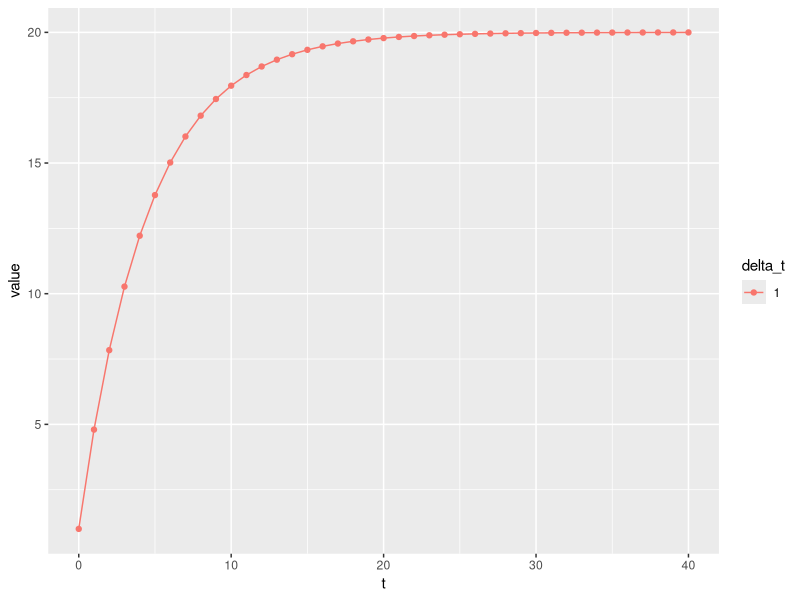
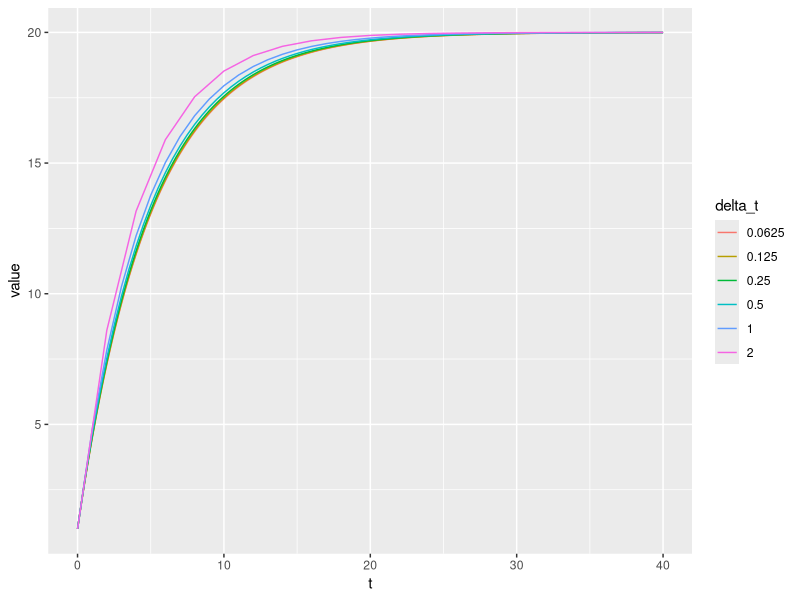
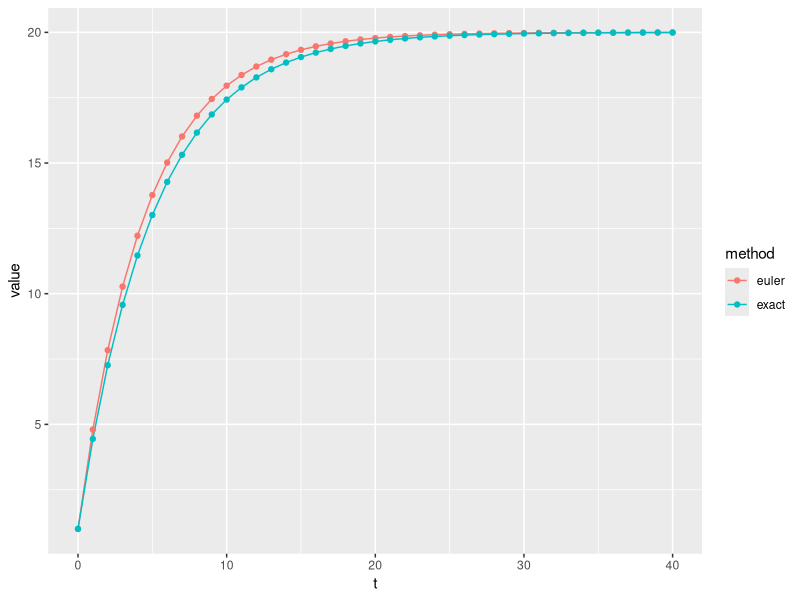

The R script that drew these images, in order:
## ---- chunk 1
knitr::opts_chunk$set(echo = TRUE)
## ---- chunk 2
library(tidyverse)
## ---- chunk 3
euler_calculation <- function(seed, delta_t, iter_num, grad_f) {
  iter_env <- new.env() # create an environment for a local variable
  iter_env$cur_val <- seed
  results <- sapply(1:iter_num, function(iter) {
    grad <- grad_f(iter_env$cur_val)
    iter_env$cur_val <- iter_env$cur_val + (grad*delta_t)
    return(iter_env$cur_val)
  })
  return(c(seed, results))
}

newton_cooling_f <- function(t) {
  return(0.2*(20 - t))
}
## ---- chunk 4
final_t <- 40
delta_t <- 1
init_val <- 1

new_iter_num <- final_t/delta_t
results <- euler_calculation(init_val, delta_t, new_iter_num, newton_cooling_f)
ts <- (0:(new_iter_num))*delta_t
  
result_df <- data.frame(t = ts, value = results,
                        delta_t = rep(as.character(delta_t), length(new_iter_num)))

ggplot(data = result_df, aes(x = t, y = value, color = delta_t)) +
  geom_line() + geom_point()
## ---- chunk 5
final_t <- 40
delta_ts <- 2/(2^(0:5))
init_val <- 1
result_df <- data.frame()

for (delta_t in delta_ts) {
  new_iter_num <- final_t/delta_t
  results <- euler_calculation(init_val, delta_t, new_iter_num, newton_cooling_f)
  ts <- (0:(new_iter_num))*delta_t
  
  result_df <- rbind(result_df, data.frame(t = ts, value = results,
                                           delta_t = rep(as.character(delta_t), length(new_iter_num))))
}

ggplot(data = result_df, aes(x = t, y = value, color = delta_t)) +
  geom_line()
## ---- chunk 6
exact_cooling_f <- function(seed, t) {
  return(20 - ((20 - seed)*exp(-0.2*t)))
}

final_t <- 40
delta_t <- 1
init_val <- 1

new_iter_num <- final_t/delta_t
results <- euler_calculation(init_val, delta_t, new_iter_num, newton_cooling_f)
ts <- (0:(new_iter_num))*delta_t
  
result_df <- data.frame(t = ts, value = results,
                        method = "euler")

exact_results <- sapply(1:new_iter_num, function(iter) {
  return(exact_cooling_f(init_val, ts[iter+1]))
}) %>% c(init_val, .)

result_df <- rbind(result_df, data.frame(t = ts, value = exact_results, method = "exact"))
ggplot(data = result_df, aes(x = t, y = value, color = method)) +
  geom_line() + geom_point()
